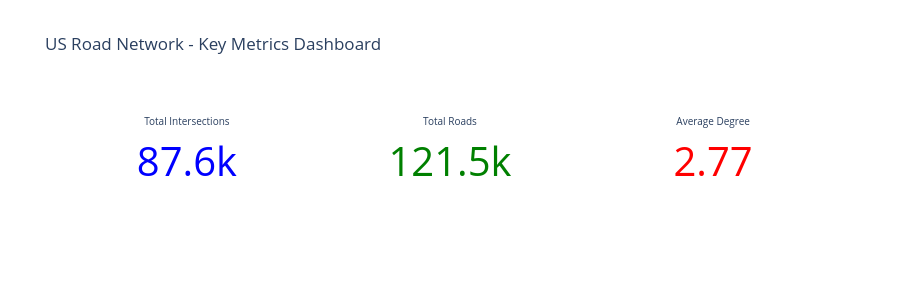

The cell this chart's notebook holds for it:
### Markdown cell above
## Task 5: Dashboard with Key Metrics

### Code cell
# Task 5: Key Metrics Dashboard

print("=" * 40)
print("TASK 5: Key Metrics Dashboard")
print("=" * 40)

fig5 = make_subplots(
    rows=1, cols=3,
    specs=[[{"type": "indicator"}, 
            {"type": "indicator"}, 
            {"type": "indicator"}]]
)

fig5.add_trace(go.Indicator(
    mode="number",
    value=G.number_of_nodes(),
    title={"text": "Total Intersections"},
    number={"font": {"size": 40, "color": "blue"}}
), row=1, col=1)

fig5.add_trace(go.Indicator(
    mode="number",
    value=G.number_of_edges(),
    title={"text": "Total Roads"},
    number={"font": {"size": 40, "color": "green"}}
), row=1, col=2)

fig5.add_trace(go.Indicator(
    mode="number",
    value=round(sum(degrees)/len(degrees), 2),
    title={"text": "Average Degree"},
    number={"font": {"size": 40, "color": "red"}}
), row=1, col=3)

fig5.update_layout(
    title_text="US Road Network - Key Metrics Dashboard",
    height=300
)
fig5.show()

### Figure 1 — Plotly figure (JSON) as saved in the notebook; plotly's stock layout.template omitted (floating-point values rounded to 4 significant figures)
{"data": [{"domain": {"x": [0, 0.2889], "y": [0, 1]}, "mode": "number", "number": {"font": {"color": "blue", "size": 40}}, "title": {"text": "Total Intersections"}, "type": "indicator", "value": 87575}, {"domain": {"x": [0.3556, 0.6444], "y": [0, 1]}, "mode": "number", "number": {"font": {"color": "green", "size": 40}}, "title": {"text": "Total Roads"}, "type": "indicator", "value": 121491}, {"domain": {"x": [0.7111, 1], "y": [0, 1]}, "mode": "number", "number": {"font": {"color": "red", "size": 40}}, "title": {"text": "Average Degree"}, "type": "indicator", "value": 2.77}], "layout": {"height": 300, "title": {"text": "US Road Network - Key Metrics Dashboard"}}}
